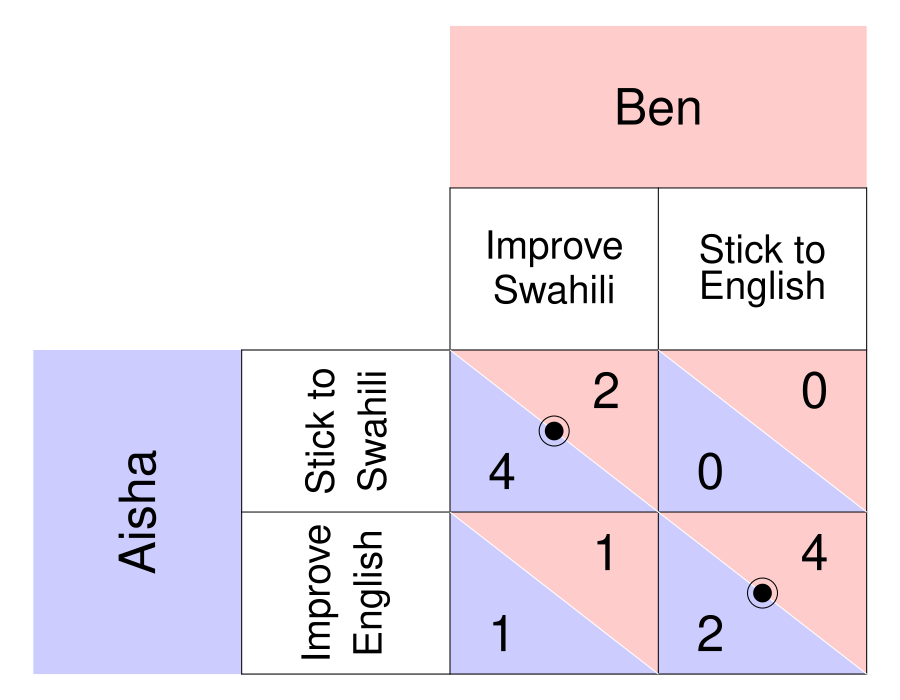

This figure's R source:
require(ggplot2)
require(shape)
pdf(file = "society/matrix_disagreement_improve.pdf", width = 9, height = 7)

par(mar =  c(0, 0, 0, 0))
xlims <- c(0, 8)
ylims <- c(0, 8)

#TextSizes
PlayerSize <- 3
StratSize <- 2.3
PayoffSize <- 3
p1fadelevel <- 0.2
p2fadelevel <- 0.2

#Payoffs are listed as c("NW", "SW", "NE", "SE")

#Considerations for Player 1
P1Name <- c("Aisha")
P1Strat <- c("Stick to", "Improve")
P1Strat2 <- c("Swahili", "English")
P1Payoffs <- c("4", "1", "0", "2")
P1BR1 <- c("NW") #Must be NW or SW - the BR prints accordingly. 
P1BR2 <- c("SE") #Must be NE or SE - the BR prints accordingly. 
#NW = (5, 3); SW = (5,1); NE = (7, 3); SE = (7, 1)
P1bestsize <- 2.5 #Adjusts size of point indicating best response of P1

#Considerations for Player 2
P2Name <- c("Ben")
P2Strat <- c("Improve", "Stick to")
P2Strat2 <- c("Swahili", "English")
P2Payoffs <- c("2", "1", "0", "4")
P2BR1 <- c("NW") #Must be NW or SW - the BR prints accordingly. 
P2BR2 <- c("SE") #Must be NE or SE - the BR prints accordingly. 
P2bestsize <- 4 #Adjusts size of circle indicating best response of P2

plot(0, 0, xlim = xlims, ylim = ylims, type = "n",
     xlab = expression(""),
     ylab = expression(""),
     xaxt = "n", 
     yaxt = "n", 
     cex.lab = 2, 
     bty = "n")



#Color and label for Player 1 and their strategies
polygon(c(0,0,2,2,0), c(0,4,4,0,0), col=rgb(0, 0, 1, p1fadelevel), density=NULL, border = NA)
text(1, 2, P1Name[1], srt = 90, cex = PlayerSize)

text(2.75, 3, P1Strat[1], cex = StratSize, srt = 90)
text(3.25, 3, P1Strat2[1], cex = StratSize, srt = 90)
text(2.75, 1, P1Strat[2], cex = StratSize, srt = 90)
text(3.25, 1, P1Strat2[2], cex = StratSize, srt = 90)


#Color and label for Player 2
polygon(c(4,4,8,8,4), c(8,6,6,8,8), col=rgb(1, 0, 0, p2fadelevel), density=NULL, border = NA)
text(6, 7, P2Name[1], cex = PlayerSize)

text(5, 5.25, P2Strat[1], cex = StratSize)
text(5, 4.75, P2Strat2[1], cex = StratSize)
text(7, 5.25, P2Strat[2], cex = StratSize)
text(7, 4.75, P2Strat2[2], cex = StratSize)

#NorthWest cell 
#P1
polygon(c(4,4,6,4), c(4,2,2,4), col=rgb(0, 0, 1, p1fadelevel), density=NULL, border = NA)
#P2
polygon(c(4,6,6,4), c(4,4,2,4), col=rgb(1, 0, 0, p2fadelevel), density=NULL, border = NA)

#P1
text(4.5, 2.5, P1Payoffs[1], cex = PayoffSize)
#P2
text(5.5, 3.5, P2Payoffs[1], cex = PayoffSize)

#SouthWest cell  
#P1
polygon(c(4,4,6,4), c(2,0,0,2), col=rgb(0, 0, 1, p1fadelevel), density=NULL, border = NA)
#P2
polygon(c(4,6,6,4), c(2,2,0,2), col=rgb(1, 0, 0, p2fadelevel), density=NULL, border = NA)

#P1
text(4.5, 0.5, P1Payoffs[2], cex = PayoffSize)
#P2
text(5.5, 1.5, P2Payoffs[2], cex = PayoffSize)


#NorthEast cell 
#P1
polygon(c(6,6,8,6), c(4,2,2,4), col=rgb(0, 0, 1, p1fadelevel), density=NULL, border = NA)
#P2
polygon(c(6,8,8,6), c(4,4,2,4), col=rgb(1, 0, 0, p2fadelevel), density=NULL, border = NA)
#P1
text(6.5, 2.5, P1Payoffs[3], cex = PayoffSize)
#P2
text(7.5, 3.5, P2Payoffs[3], cex = PayoffSize)

#SouthEast cell 
#P1
polygon(c(6,6,8,6), c(2,0,0,2), col=rgb(0, 0, 1, p1fadelevel), density=NULL, border = NA)
#P2
polygon(c(6,8,8,6), c(2,2,0,2), col=rgb(1, 0, 0, p2fadelevel), density=NULL, border = NA)
#P1
text(6.5, 0.5, P1Payoffs[4], cex = PayoffSize)
#P2
text(7.5, 1.5, P2Payoffs[4], cex = PayoffSize)


#Lines for the Table
segments(8, 0, 8, 6, lty = 1, col = "black")
segments(4, 6, 8, 6, lty = 1, col = "black")
segments(2, 0, 2, 4, lty = 1, col = "black")
segments(2, 0, 8, 0, lty = 1, col = "black")
segments(2, 4, 8, 4, lty = 1, col = "black")
segments(4, 0, 4, 6, lty = 1, col = "black")
segments(2, 2, 8, 2, lty = 1, col = "black")
segments(6, 0, 6, 6, lty = 1, col = "black")

#Diagonals
#NW
segments(4, 4, 6, 2, lty = 1, col = "white")
#NE
segments(6, 4, 8, 2, lty = 1, col = "white")
#SW
segments(4, 2, 6, 0, lty = 1, col = "white")
#Se
segments(6, 2, 8, 0, lty = 1, col = "white")


#Best responses 
#P1 
if (P1BR1[1] == "NW"){
  points(5, 3, pch = 16, col = "black", cex = P1bestsize)
} else{points(5, 1, pch = 16, col = "black", cex = P1bestsize)
}

if (P1BR2[1] == "NE"){
  points(7, 3, pch = 16, col = "black", cex = P1bestsize)
} else{points(7, 1, pch = 16, col = "black", cex = P1bestsize)
}


#P2
if (P2BR1[1] == "NW"){
  points(5, 3, pch = 1, col = "black", cex = P2bestsize)
} else{points(7, 3, pch = 1, col = "black", cex = P2bestsize)
}

if (P2BR2[1] == "SW"){
  points(5, 3, pch = 1, col = "black", cex = P2bestsize)
} else{points(7, 1, pch = 1, col = "black", cex = P2bestsize)
}

dev.off()
